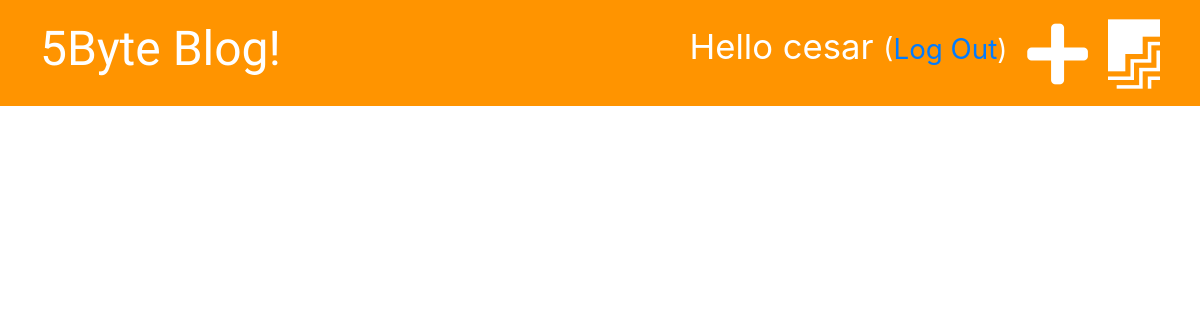
/drafts/ (signed in), run on an earlier commit of the app's database.
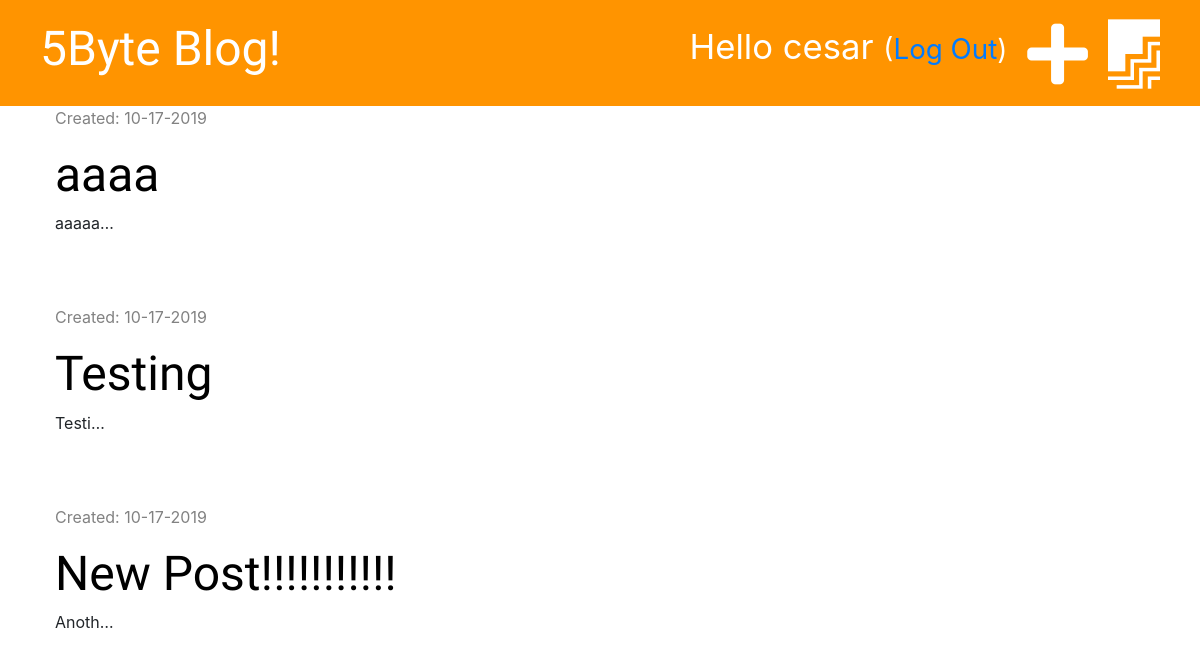
And on a later commit of the database.
### blog/models.py (models this page shows, shortened)
class Post(models.Model):
    author= models.ForeignKey('auth.User', on_delete=models.CASCADE) # si el autor John , crea 10 post y elimino este autor, todos los post se eliminaran
    title= models.CharField(max_length=200)
    text=models.TextField()
    created_date= models.DateTimeField(default=timezone.now)
    published_date=models.DateTimeField(blank=True,null=True)

### blog/views.py (the view)
# urls.py: path('drafts/', views.post_draft_list, name='post_draft_list'),
@login_required
def post_draft_list(request):
    posts=Post.objects.filter(published_date__isnull=True).order_by('-created_date')
    stuff_for_frontent={'posts': posts}
    return render(request, 'blog/post_draft_list.html' , stuff_for_frontent)

### blog/templates/blog/post_draft_list.html (shortened to what this page needs)
{% extends 'blog/base.html' %}
{%block content%}
  {% for post in posts %}
    <div class="post">
      <div class="date">
        <p>Created: {{post.created_date | date:'m-d-Y'}}</p>
      </div>
      <h1><a href="{% url 'post_detail' pk=post.pk %}">{{post.title}}</a></h1>
      <p>{{post.text | truncatechars:6 |linebreaksbr}}</p>
    </div>
  {%endfor%}
{%endblock%}

What changed in the data, as far as the page shows it:
added Post: created_date "10-17-2019", title "aaaa", text "aaaaa…"
added Post: created_date "10-17-2019", title "Testing", text "Testi…"
now on this page (row edited): Post: created_date "10-17-2019", title "New Post!!!!!!!!!!!", text "Anoth…"
